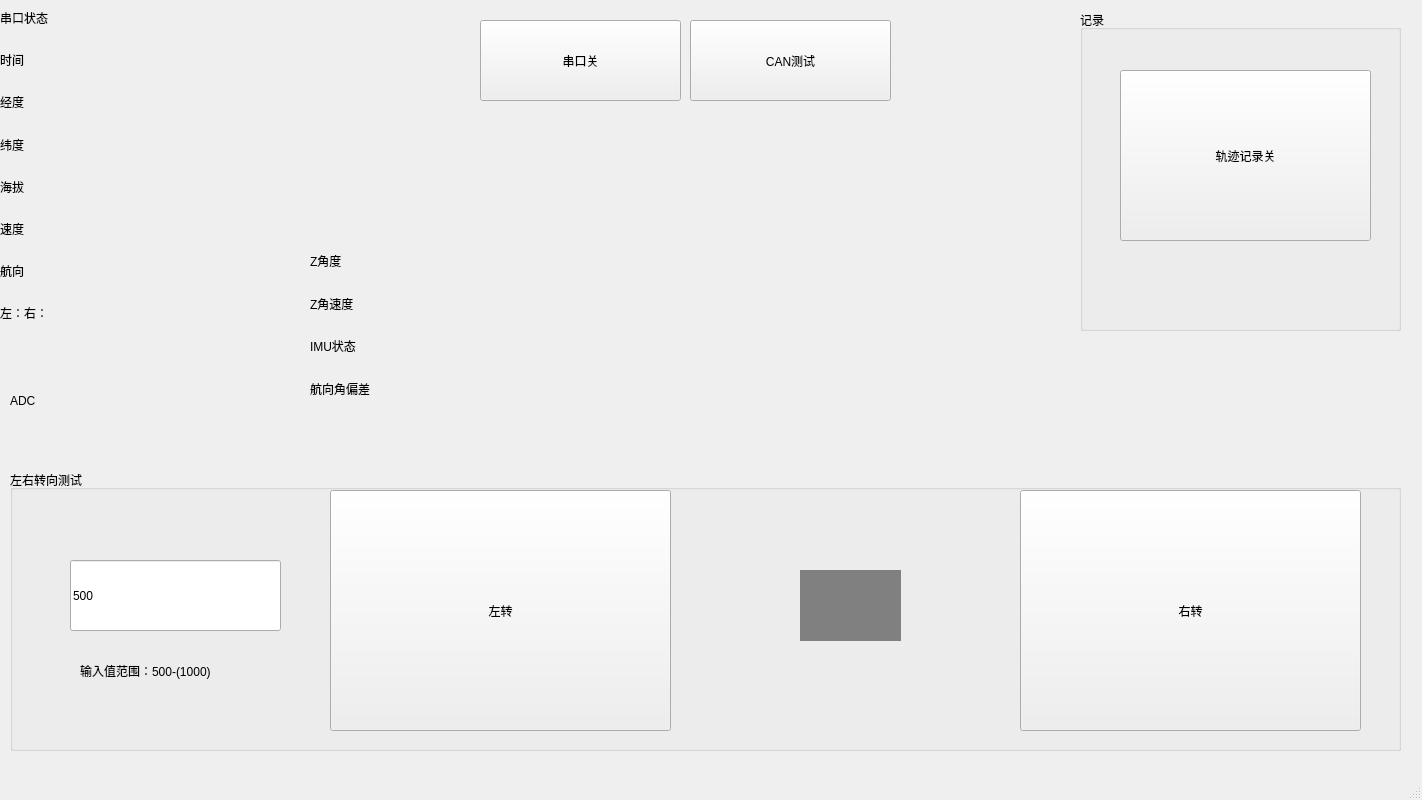
<?xml version="1.0" encoding="UTF-8"?>
<ui version="4.0">
 <class>MainWindow</class>
 <widget class="QMainWindow" name="MainWindow">
  <property name="geometry">
   <rect>
    <x>0</x>
    <y>0</y>
    <width>1422</width>
    <height>800</height>
   </rect>
  </property>
  <property name="windowTitle">
   <string>AutoDrivingDemo</string>
  </property>
  <widget class="QWidget" name="centralwidget">
   <widget class="QPushButton" name="pushButton_serial_GNSS">
    <property name="geometry">
     <rect>
      <x>480</x>
      <y>20</y>
      <width>201</width>
      <height>81</height>
     </rect>
    </property>
    <property name="text">
     <string>串口关</string>
    </property>
   </widget>
   <widget class="QPushButton" name="pushButton_CAN">
    <property name="geometry">
     <rect>
      <x>690</x>
      <y>20</y>
      <width>201</width>
      <height>81</height>
     </rect>
    </property>
    <property name="text">
     <string>CAN测试</string>
    </property>
   </widget>
   <widget class="QGroupBox" name="groupBox_3">
    <property name="geometry">
     <rect>
      <x>10</x>
      <y>470</y>
      <width>1391</width>
      <height>281</height>
     </rect>
    </property>
    <property name="title">
     <string>左右转向测试</string>
    </property>
    <widget class="QLineEdit" name="lineEdit_SteerTest">
     <property name="geometry">
      <rect>
       <x>60</x>
       <y>90</y>
       <width>211</width>
       <height>71</height>
      </rect>
     </property>
     <property name="text">
      <string>500</string>
     </property>
    </widget>
    <widget class="QPushButton" name="pushButton_Steer_left">
     <property name="geometry">
      <rect>
       <x>320</x>
       <y>20</y>
       <width>341</width>
       <height>241</height>
      </rect>
     </property>
     <property name="text">
      <string>左转</string>
     </property>
    </widget>
    <widget class="QLabel" name="label_SteerTest">
     <property name="geometry">
      <rect>
       <x>790</x>
       <y>100</y>
       <width>101</width>
       <height>71</height>
      </rect>
     </property>
     <property name="styleSheet">
      <string notr="true">background-color: gray</string>
     </property>
     <property name="text">
      <string/>
     </property>
     <property name="scaledContents">
      <bool>false</bool>
     </property>
    </widget>
    <widget class="QPushButton" name="pushButton_Steer_right">
     <property name="geometry">
      <rect>
       <x>1010</x>
       <y>20</y>
       <width>341</width>
       <height>241</height>
      </rect>
     </property>
     <property name="text">
      <string>右转</string>
     </property>
    </widget>
    <widget class="QLabel" name="label">
     <property name="geometry">
      <rect>
       <x>70</x>
       <y>190</y>
       <width>181</width>
       <height>21</height>
      </rect>
     </property>
     <property name="text">
      <string>输入值范围：500-(1000)</string>
     </property>
    </widget>
   </widget>
   <widget class="QGroupBox" name="groupBox_4">
    <property name="geometry">
     <rect>
      <x>1080</x>
      <y>10</y>
      <width>321</width>
      <height>321</height>
     </rect>
    </property>
    <property name="title">
     <string>记录</string>
    </property>
    <widget class="QPushButton" name="pushButton_TrackRecord">
     <property name="geometry">
      <rect>
       <x>40</x>
       <y>60</y>
       <width>251</width>
       <height>171</height>
      </rect>
     </property>
     <property name="text">
      <string>轨迹记录关</string>
     </property>
    </widget>
   </widget>
   <widget class="QLabel" name="label_ADC">
    <property name="geometry">
     <rect>
      <x>10</x>
      <y>340</y>
      <width>241</width>
      <height>121</height>
     </rect>
    </property>
    <property name="text">
     <string>ADC</string>
    </property>
   </widget>
   <widget class="QWidget" name="verticalLayoutWidget">
    <property name="geometry">
     <rect>
      <x>0</x>
      <y>0</y>
      <width>281</width>
      <height>331</height>
     </rect>
    </property>
    <layout class="QVBoxLayout" name="verticalLayout">
     <item>
      <widget class="QLabel" name="label_serial_state">
       <property name="text">
        <string>串口状态</string>
       </property>
      </widget>
     </item>
     <item>
      <widget class="QLabel" name="label_UTCTime">
       <property name="text">
        <string>时间</string>
       </property>
      </widget>
     </item>
     <item>
      <widget class="QLabel" name="label_lon">
       <property name="text">
        <string>经度</string>
       </property>
      </widget>
     </item>
     <item>
      <widget class="QLabel" name="label_lat">
       <property name="text">
        <string>纬度</string>
       </property>
      </widget>
     </item>
     <item>
      <widget class="QLabel" name="label_alt">
       <property name="text">
        <string>海拔</string>
       </property>
      </widget>
     </item>
     <item>
      <widget class="QLabel" name="label_speed">
       <property name="text">
        <string>速度</string>
       </property>
      </widget>
     </item>
     <item>
      <widget class="QLabel" name="label_cource">
       <property name="text">
        <string>航向</string>
       </property>
      </widget>
     </item>
     <item>
      <widget class="QLabel" name="label_left_right">
       <property name="text">
        <string>左：右：</string>
       </property>
      </widget>
     </item>
    </layout>
   </widget>
   <widget class="QLabel" name="label_Z_ang_vel">
    <property name="geometry">
     <rect>
      <x>310</x>
      <y>285</y>
      <width>239</width>
      <height>37</height>
     </rect>
    </property>
    <property name="text">
     <string>Z角速度</string>
    </property>
   </widget>
   <widget class="QLabel" name="label_Z_d">
    <property name="geometry">
     <rect>
      <x>310</x>
      <y>242</y>
      <width>239</width>
      <height>37</height>
     </rect>
    </property>
    <property name="text">
     <string>Z角度</string>
    </property>
   </widget>
   <widget class="QLabel" name="label_IMU_state">
    <property name="geometry">
     <rect>
      <x>310</x>
      <y>328</y>
      <width>239</width>
      <height>36</height>
     </rect>
    </property>
    <property name="text">
     <string>IMU状态</string>
    </property>
   </widget>
   <widget class="QLabel" name="label_heading_error">
    <property name="geometry">
     <rect>
      <x>310</x>
      <y>370</y>
      <width>239</width>
      <height>37</height>
     </rect>
    </property>
    <property name="text">
     <string>航向角偏差</string>
    </property>
   </widget>
  </widget>
  <widget class="QMenuBar" name="menubar">
   <property name="geometry">
    <rect>
     <x>0</x>
     <y>0</y>
     <width>1422</width>
     <height>22</height>
    </rect>
   </property>
  </widget>
  <widget class="QStatusBar" name="statusbar"/>
 </widget>
 <resources/>
 <connections/>
</ui>
